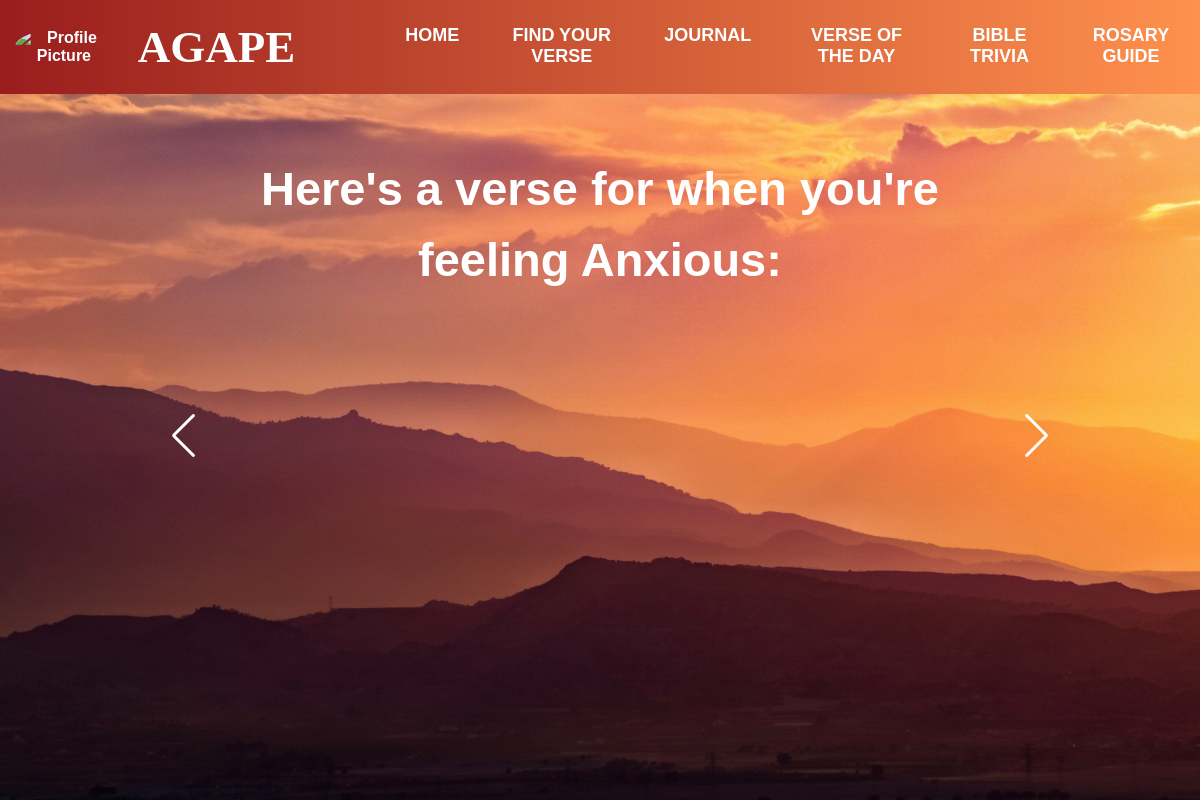
The app's page /anxiousverse (signed in), older data.
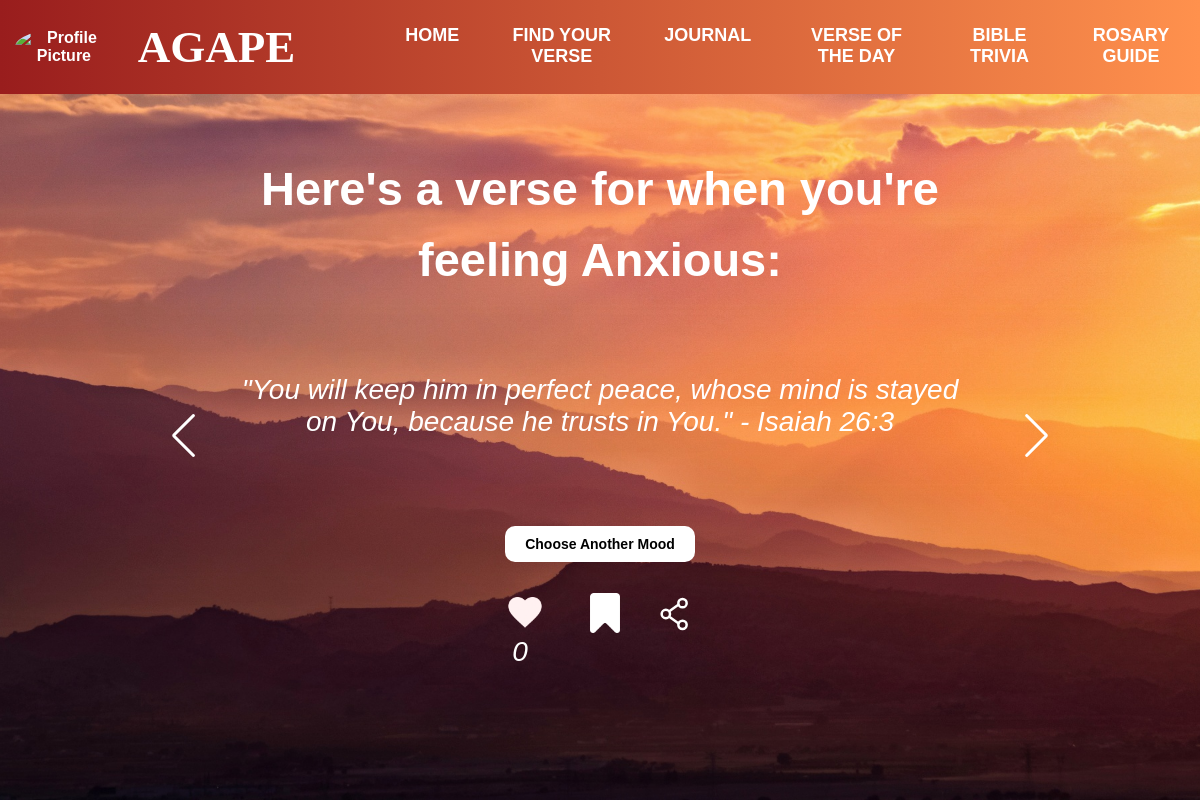
The same page, newer data.
### myapp/models.py (models this page shows, shortened)
class BibleVerse(models.Model):
    reference = models.CharField(max_length=100)
    verse_text = models.TextField()
    date = models.DateField(default=timezone.now)
    reflection = models.TextField(blank=True, null=True)
    likes = models.ManyToManyField(User, related_name="liked_verses", blank=True)
    mood = models.CharField(max_length=50, choices=[
        ('none','None'),
        ('angry', 'Angry'),
        ('happy', 'Happy'),
        ('sad', 'Sad'),
        ('confused', 'Confused'),
        ('anxious','Anxious'),
        ('frustrated','Frustrated'),
        ('grateful','Grateful'),
        ('hopeful','Hopeful'),
        ('lonely','Lonely'),
        ('worried','Worried'),
        ('overwhelmed','Overwhelmed'),
    ],
    default='none',  # Set a default value
    null=False,  # Enforce a non-NULL value
    blank=True  # Allow blank values in forms
)

### myapp/views.py (the view, shortened to what this page needs)
# urls.py: path('anxiousverse', views.anxiousverse, name="anxiousverse"),
@login_required
def anxiousverse(request):
    fname = request.session.get('fname')
    anxious_verses = BibleVerse.objects.filter(mood='anxious').order_by('?')
    liked_verses = Like.objects.filter(user=request.user).values_list('verse', flat=True)
    bookmarked_verses = Bookmark.objects.filter(user=request.user).values_list('verse', flat=True)
    for verse in anxious_verses:
        verse.like_count = Like.objects.filter(verse=verse).count()
        verse.bookmark_count = Bookmark.objects.filter(verse=verse).count()
    return render(request, "feelings/anxious.html", {
        'fname': fname,
        'anxious_verses': anxious_verses,
        'liked_verses': liked_verses,
        'bookmarked_verses': bookmarked_verses
    })

### myapp/context_processors.py (called while the page is built)
def profile_picture_processor(request):
    if request.user.is_authenticated:
        try:
            profile = Profile.objects.get(user=request.user)
            return {'profile_picture_url': profile.profile_picture.url}
        except Profile.DoesNotExist:
            return {'profile_picture_url': None}
    return {'profile_picture_url': None}

### templates/feelings/anxious.html (shortened to what this page needs)
{% extends "../html/header.html" %}
{% load static %}
{% block additional_css %}
<link rel="stylesheet" href="{% static 'css/moods.css' %}">
<link rel="stylesheet" href="{% static 'css/swiper-bundle.min.css' %}" />
{% endblock %}
{% block bodycontents %}
    <img src="{% static 'images/image2.jpg' %}" alt="Prayer Image" class="image2">
    <div class="content">
        <h1 class="upper-content">Here's a verse for when you're feeling Anxious:</h1>
        <section class="container">
            <div class="testimonial mySwiper">
                <div class="testi-content swiper-wrapper">
                    {% for verse in anxious_verses %}
                    <div class="slide swiper-slide">
                        <p>{{ verse.verse_text }} - {{ verse.reference}}</p>
                        <div class="details">
                            <button type="submit" class="choosebtn"><a href="{% url 'findyourverse' %}">Choose Another Mood</a></button>
                            <div class="icon-container">
                                 <button
                                class="like-btn"
                                data-verse-id="{{ verse.id }}"
                                data-liked="{% if verse.id in liked_verses %}true{% else %}false{% endif %}">
                                {% if verse.id in liked_verses %}
                                <img src="{% static 'images/red_heart.png' %}" alt="Unlike">
                                {% else %}
                                <img src="{% static 'images/heart2.png' %}" alt="Like">
                                {% endif %}
                                </button>
                                <button
                                class="bookmark-btn"
                                    data-verse-id="{{ verse.id }}"
                                    data-bookmarked="{% if verse.id in bookmarked_verses %}true{% else %}false{% endif %}">
                                    {% if verse.id in bookmarked_verses %}
                                        <img src="{% static 'images/bookmark-yellow.png' %}" alt="Unbookmark">
                                    {% else %}
                                        <img src="{% static 'images/bookmark-white.png' %}" alt="Bookmark">
                                    {% endif %}
                                </button>
                                    <button class="share-btn">
                                </button>
                            </div>
                            <p class="like-count" id="like_count_{{ verse.id }}">{{ verse.like_count }}</p>
                        </div>
                    </div>
                    {% endfor %}
                </div>
              <div class="swiper-button-next nav-btn"></div>
              <div class="swiper-button-prev nav-btn"></div>
            </div>
          </section>
    </div>
{% endblock %}

### templates/html/header.html (shortened to what this page needs)
<!DOCTYPE html>
{% load static %}
<html>
    <head>
        <link rel="stylesheet" href="{% static 'css/moodverse.css' %}">
        <link
            rel="stylesheet"
            href="https://cdnjs.cloudflare.com/ajax/libs/font-awesome/6.4.2/css/all.min.css"
            />
        {% block additional_css %}
        {% endblock %}
    </head>
    <body>
            <div class="header">
                <div class="account-icon">
                    {% if request.user.is_authenticated and profile_picture_url %}
                        <img src="{{ profile_picture_url }}" alt="Profile Picture" id="current-picture" class="user-icon" onclick="toggleMenu()">
                    {% endif %}
                  </div>
                <span class="title">AGAPE</span>
                <nav class="menu">
                  <a href="{% url 'landing' %}">HOME</a>
                  <a href="{% url 'findyourverse' %}">FIND YOUR VERSE</a>
                  <a href="{% url 'journal' %}">JOURNAL</a>
                  <a href="{% url 'dailyverse' %}">VERSE OF THE DAY</a>
                  <a href="{% url 'bibleTrivia' %}">BIBLE TRIVIA</a>
                  <a href="{% url 'rosaryguide' %}">ROSARY GUIDE</a>
                </nav>
            </div>
            {% block bodycontents %}
            {% endblock %}
    </body>
</html>

### static/css/moodverse.css (style rules this page uses)
body { font-family: Arial, sans-serif; margin: 0; padding: 0; color: white; text-align: center; }
.header { background: linear-gradient(90deg, #991D1D, #FF914D); color: white; padding: 15px; display: flex; align-items: center; position: relative; z-index: 2; font-weight: bold; }
.account-icon { margin-right: 10px; }
.account-icon img { border-radius: 50%; width: 50px; height: 50px; cursor: pointer; }
.title { font-size: 45px; font-weight: bold; margin-right: auto; margin-left: 15px; font-family: 'Roblox'; }
.menu { display: flex; gap: 30px; margin-left: 100px; }
.menu a { color: white; text-decoration: none; font-size: 18px; padding: 10px; border-bottom: 2px solid transparent; transition: border-bottom 0.3s; }
.container { position: relative; width: 100%; height: 100%; }
.image2 { width: 100%; height: 100%; object-fit: cover; position: absolute; top: 0; left: 0; }
.content { margin-top: 100px; position: relative; z-index: 1; display: flex; flex-direction: column; justify-content: center; align-items: center; text-align: center; padding: 20px; }

### static/css/moods.css (style rules this page uses)
.image2 { width: 100%; height: 100%; object-fit: cover; position: absolute; top: 0; left: 0; z-index: 1; }
.upper-content { font-size: 47px; justify-content: center; margin-top: -60px; left: 50%; width: 60%; text-align: center; line-height: 1.5; font-weight: bold; font-family: 'Franklin Gothic Medium', 'Arial Narrow', Arial, sans-serif; }
.container { height: 70vh; width: 100%; display: flex; align-items: center; justify-content: center; margin-top: -200px; }
.testimonial { position: relative; max-width: 900px; width: 100%; padding: 50px 0; overflow: hidden; }
.testimonial .slide { display: flex; align-items: center; justify-content: center; flex-direction: column; row-gap: 30px; height: 100%; width: 100%; }
.slide p { font-style: italic; text-align: center; padding: 0 160px; font-size: 28px; font-weight: 400; color: #FFF; width: 80%; }
.slide .details { display: flex; align-items: center; }
.details { position: absolute; top: 400px; left: 50%; transform: translateX(-50%); display: flex; flex-direction: column; align-items: center; gap: 10px; }
.icon-container { margin-top: 10px; display: flex; gap: 10px; align-items: center; }
.choosebtn { font-size: 14px; font-weight: 700; padding: 10px 20px; border: none; border-radius: 10px; cursor: pointer; background-color: rgba(255, 255, 255); }
.details button a { text-decoration: none; color: #000; }
.bookmark-btn { font-size: 14px; font-weight: 700; padding: 10px 20px; border: none; border-radius: 10px; cursor: pointer; background-color: rgba(255, 255, 255, 0); }
.bookmark-btn img { height: 40px; width: 40px; margin-left: -10px; background-color: rgba(255, 255, 255, 0); }
.share-btn { border: none; width: 3em; height: 3em; background: none; background-repeat: no-repeat; background-size: 100% 100%; }
.like-btn, .unlike-btn { margin-left: -20px; padding: 10px 20px; border: none; border-radius: 5px; cursor: pointer; font-size: 16px; transition: background-color 0.3s ease; background-color: transparent; }
.like-btn img { height: 40px; width: 40px; }
.like-count { margin-top: 110px; margin-left: -160px; position: absolute; }
.nav-btn { height: 40px; width: 40px; border-radius: 50%; transform: translateY(30px); transition: 0.2s; margin-left: 20px; }
.nav-btn::after, .nav-btn::before { font-size: 20px; color: #fff; }

Row changes from the older to the newer data that the page shows:
added BibleVerse: verse_text "\"You will keep him in perfect peace, whose mind is stayed on You, because he trusts in You.\"", reference "Isaiah 26:3", like_count "0"
